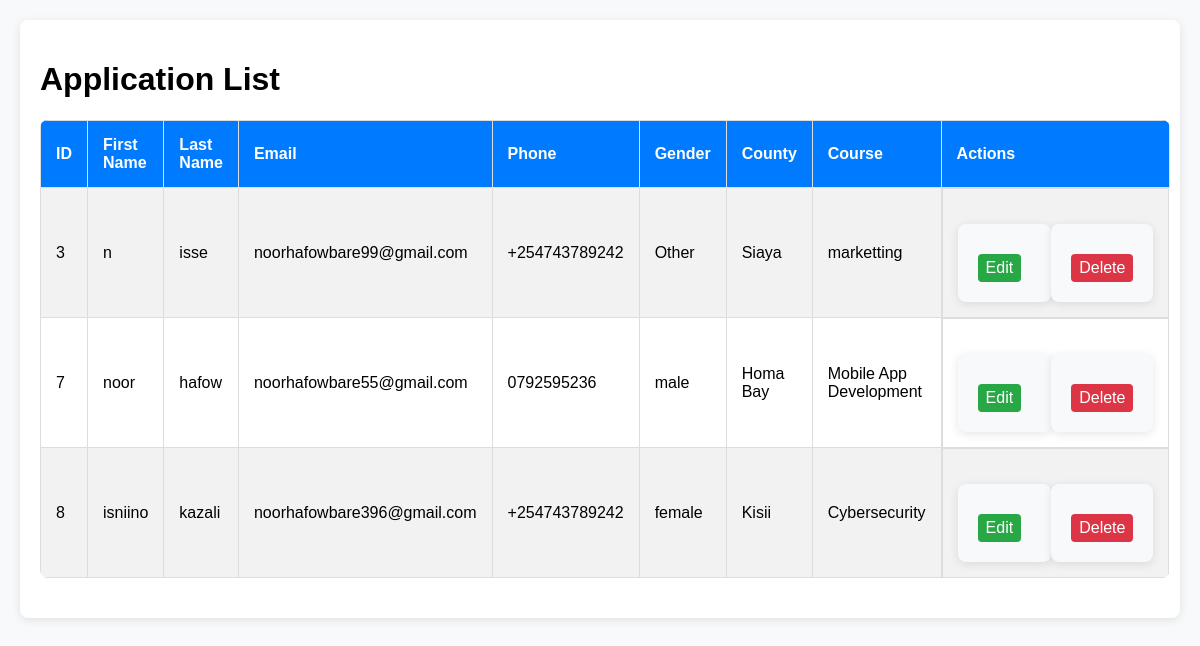
The page /admin/applications on the database as committed earlier.
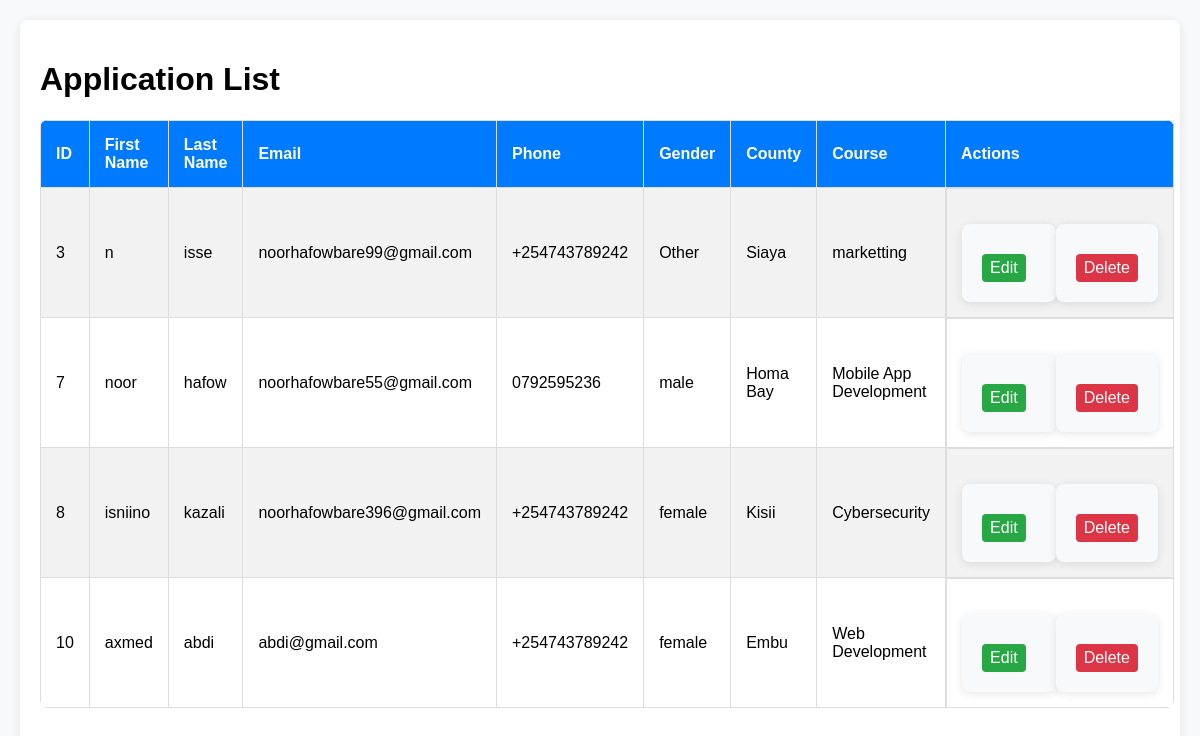
The same page on the database as committed later.
### tables this page shows
CREATE TABLE applications (
                    id INTEGER PRIMARY KEY AUTOINCREMENT,
                    first_name TEXT NOT NULL,
                    last_name TEXT NOT NULL,
                    email TEXT NOT NULL,
                    phone TEXT NOT NULL,
                    gender TEXT NOT NULL,
                    county TEXT NOT NULL,
                    course TEXT NOT NULL
                );

### app.py (the view)
@app.route('/admin/applications')
def view_applications():
    page = request.args.get('page', 1, type=int)
    per_page = 10  # Number of records per page
    offset = (page - 1) * per_page
    conn = get_db_connection()
    applications = conn.execute('SELECT * FROM applications LIMIT ? OFFSET ?', (per_page, offset)).fetchall()
    conn.close()
    return render_template('applications.html', applications=applications, page=page, per_page=per_page)

### app.py (called while the page is built)
def get_db_connection():
    conn = sqlite3.connect('database.db')
    conn.row_factory = sqlite3.Row
    return conn

### templates/applications.html (shortened to what this page needs)
<!DOCTYPE html>
<html lang="en">
  <head>
    <link
      rel="stylesheet"
      href="{{ url_for('static', filename='css/admin.css') }}"
    />
  </head>
  <body>
    <div class="container">
      <h1>Application List</h1>
      <table>
        <tr>
          <th>ID</th>
          <th>First Name</th>
          <th>Last Name</th>
          <th>Email</th>
          <th>Phone</th>
          <th>Gender</th>
          <th>County</th>
          <th>Course</th>
          <th>Actions</th>
        </tr>
        {% for application in applications %}
        <tr>
          <td>{{ application.id }}</td>
          <td>{{ application.first_name }}</td>
          <td>{{ application.last_name }}</td>
          <td>{{ application.email }}</td>
          <td>{{ application.phone }}</td>
          <td>{{ application.gender }}</td>
          <td>{{ application.county }}</td>
          <td>{{ application.course }}</td>
          <td class="actions">
            <form
              action="{{ url_for('edit_application', id=application.id) }}"
              method="GET"
              style="display: inline"
            >
              <button class="edit" type="submit">Edit</button>
            </form>
            <form
              action="{{ url_for('delete_application', id=application.id) }}"
              method="POST"
              style="display: inline"
            >
              <button
                class="delete"
                type="submit"
                onclick="return confirm('Are you sure you want to delete this application?');"
              >
                Delete
              </button>
            </form>
          </td>
        </tr>
        {% endfor %}
      </table>
    </div>
  </body>
</html>

Rows that differ between the two databases and show on the page:
added applications: id "10", first_name "axmed", last_name "abdi", email "abdi@gmail.com", phone "+254743789242", gender "female", county "Embu", course "Web Development"
